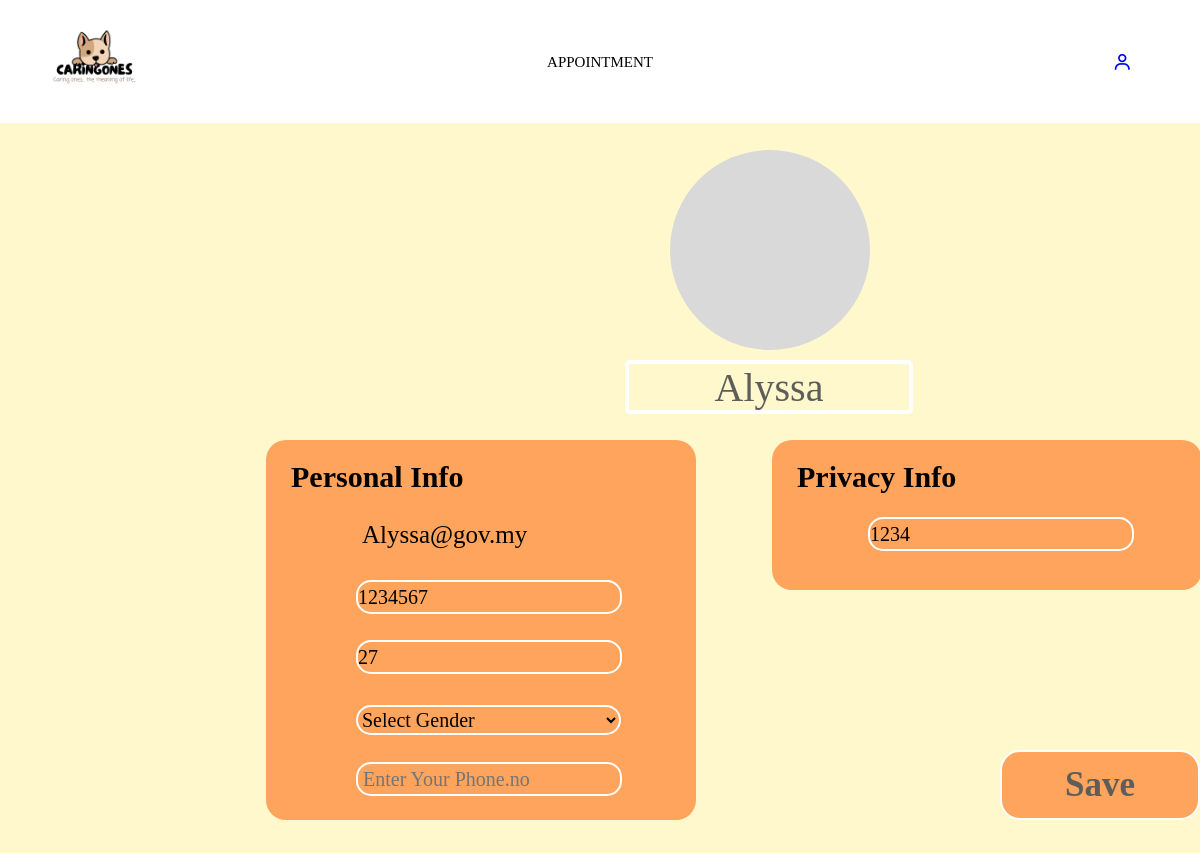
Page /editDoctor.php (signed in) on the committed database.
### tables this page shows
CREATE TABLE IF NOT EXISTS `doctor` (
  `docEmail` varchar(255) NOT NULL,
  `docName` varchar(255) NOT NULL,
  `docIC` varchar(255) NOT NULL,
  `docAge` varchar(255) NOT NULL,
  `docGender` varchar(255) NOT NULL,
  `docHP` varchar(255) NOT NULL,
  `docPassword` varchar(255) NOT NULL,
  PRIMARY KEY (`docEmail`)
);

### editDoctor.php (the view, shortened to what this page needs)
<?php
    if(isset($_SESSION['email'])){
    require_once("doctorHeader.php");
    }else{
        require_once('b4header.php');
    }
?>
<!DOCTYPE html>
<html lang="en">
<head>
        <link href='https://unpkg.com/boxicons@2.1.4/css/boxicons.min.css' rel='stylesheet'>
    <link href="editDoctor.css" rel="stylesheet">
</head>
<body>
    <div class="banner">
        <?php
            include("conn.php");
            $docEmail = $_SESSION["email"];
            $sql = "SELECT * FROM doctor WHERE docEmail = '$docEmail'";
            $result = mysqli_query($con, $sql);
            while ($row = mysqli_fetch_array($result)) {
            ?>
        <form action="updateDocProfile.php" method="post">
            <div class="userProfile">
                <div class="ellipse">
                    <div class="name">
                        <input type="text" name="docName" required="required" placeholder="Enter Your Name" value="<?php echo $row['docName']; ?>"/>
                    </div>
                </div>
            </div>
            <div id="Doctor Setting">
                <div class="background">
                    <div class="basic-info-rect">
                        <p1>
                            <b>
                                Personal Info
                            </b>
                        </p1>
                        <div class="email">
                                <?php
                                echo '<p name="docEmail">' . $row['docEmail'] . '</p>';
                                ?>
                        </div>
                        <div class="ic">
                            <box-icon name='id-card' animation='tada-hover' size='md'></box-icon>
                            <input type="text" name="docIC" minlength="12" maxlength="12" required="required" placeholder=" Enter Your IC" value="<?php echo $row['docIC'] ?>"/>
                        </div>
                        <div class="age">
                            <box-icon name='child' animation='tada-hover' size='lg'></box-icon>
                            <input type="text" name="docAge" minlength="2" maxlength="3" placeholder=" Enter Your Age" value="<?php echo $row['docAge'] ?>"/>
                        </div>
                        <div class="gender">
                            <box-icon name='male-sign' animation='tada-hover' size='md'></box-icon>
                            <select name="docGender" required="required">
                                <option value=""> Select Gender</option>
                            </select>
                        </div>
                        <div class="hp">
                                <input type="text" name="docHP"  minlength="10" maxlength="11" placeholder=" Enter Your Phone.no" value="<?php echo $row['docHP'] ?>"/>
                        </div>
                    </div>
                    <div class="privacy-info-rect">
                        <box-icon type='solid' name='lock-alt' animation='tada-hover' size='md'></box-icon>
                        <p1>
                            <b>
                                Privacy Info
                            </b>
                        </p1>
                        <input type="text" name="docPassword" minlength="10" maxlength="11" required="required" placeholder=" Change password" value="<?php echo $row['docPassword'] ?>"/>
                    </div>
                    <div class="save">
                        <button type="submit" name="submitDoc">
                            Save
                        </button>
                    </div>
                </div>
            </div>
            <?php
                }
                ?>
        </form>
    </div>
</body>

### header.css (style rules this page uses)
* { margin: 0; padding: 0; }
.userProfile .ellipse { position: absolute; width: 150px; height: 150px; left: 185px; top: 25px; border-radius: 50%; background: #D9D9D9; }

### editDoctor.css (style rules this page uses)
.banner { display: flex; flex-direction: row; align-items: center; padding: 365px 3cm; background: #FFF8CC; }
.userProfile .ellipse { position: absolute; width: 200px; height: 200px; left: 670px; top: 150px; border-radius: 50%; background: #D9D9D9; }
.basic-info-rect { position: absolute; width: 430px; height: 380px; left: 266px; top: 440px; background: #FFA45C; border-radius: 20px; }
p1 { position: absolute; width: 300px; height: 24px; left: 25px; top: 25px; font-family: 'Comic Sans MS'; font-style: normal; font-weight: 400; font-size: 30px; line-height: 24px; }
.email p { position: absolute; width: 262px; height: 99px; left: 96px; top: 77px; font-family: 'Comic Sans MS'; font-style: normal; font-weight: 400; font-size: 25px; line-height: 36px; color: #000000; }
.ic box-icon { position: absolute; left: 15px; top: 140px; }
.age box-icon { position: absolute; left: 8px; top: 193px; }
.gender box-icon { position: absolute; left: 15px; top: 258px; }
.privacy-info-rect { position: absolute; left: 772px; top: 440px; position: absolute; width: 430px; height: 150px; background: #FFA45C; border-radius: 20px; }
.privacy-info-rect box-icon { position: absolute; left: 15px; top: 75px; }
.name { position: absolute; left: -45px; top: 210px; }
.name input { width: 280px; height: 46px; border: 4px solid #FFFFFF; background-color: #FFF8CC; border-radius: 5px; outline: none; color: #5D5D5A; font-size: 40px; font-family: 'Comic Neue'; font-style: normal; text-align: center; }
.ic input { position: absolute; width: 262px; height: 30px; left: 90px; top: 140px; border-radius: 15px; border: 2px solid #FFFFFF; background-color: #FFA45C; font-family: 'DM Sans'; font-style: normal; font-weight: 400; font-size: 20px; line-height: 36px; color: #000000; }
.age input { position: absolute; width: 262px; height: 30px; left: 90px; top: 200px; border-radius: 15px; border: 2px solid #FFFFFF; background-color: #FFA45C; font-family: 'DM Sans'; font-style: normal; font-weight: 400; font-size: 20px; line-height: 36px; }
.gender select { position: absolute; width: 265px; height: 30px; left: 90px; top: 265px; border-radius: 15px; border: 2px solid #FFFFFF; background-color: #FFA45C; font-family: 'DM Sans'; font-style: normal; font-weight: 400; font-size: 20px; line-height: 36px; }
.gender select option { border-radius: 15px; border: 2px solid #FFFFFF; background-color: #FFA45C; font-family: 'DM Sans'; font-style: normal; font-weight: 400; font-size: 20px; line-height: 36px; }
.hp input { position: absolute; width: 262px; height: 30px; left: 90px; top: 322px; border-radius: 15px; border: 2px solid #FFFFFF; background-color: #FFA45C; font-family: 'DM Sans'; font-style: normal; font-weight: 400; font-size: 20px; line-height: 36px; }
.privacy-info-rect input { position: absolute; width: 262px; height: 30px; left: 96px; top: 77px; border-radius: 15px; border: 2px solid #FFFFFF; background-color: #FFA45C; font-family: 'DM Sans'; font-style: normal; font-weight: 400; font-size: 20px; line-height: 36px; }
.save button { position: absolute; left: 1000px; top: 750px; position: absolute; width: 200px; height: 70px; background: #FFA45C; border-radius: 20px; border: 2px solid #FFFFFF; font-family: 'Comic Sans MS'; font-style: normal; font-weight: 700; font-size: 35px; line-height: 40px; cursor: pointer; color: #5D5D5A; }

### rows in the picture
doctor: docName "Alyssa", docEmail "Alyssa@gov.my", docIC "1234567", docAge "27", docPassword "1234"
